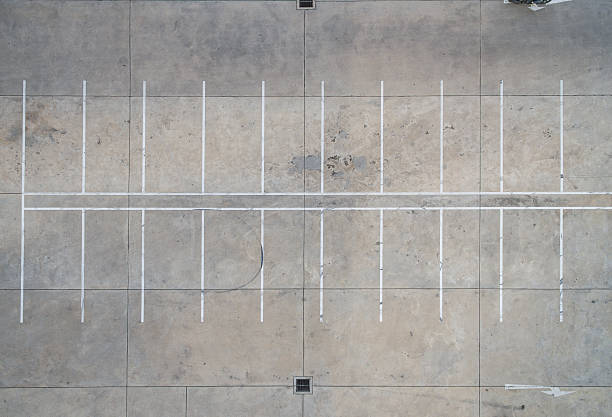
#> input picture images/lot_empty.jpg, 612 x 417 px
$ jupyter execute lotscan.ipynb
#> lines starting #> are read from the running program, lines starting #| are printed output that depends on the picture; after the words box and inside, x2 and y2 are one past the last pixel; in counts of white or black regions, pixels touching at a corner belong together
[cell 1]
import numpy as np # scientific computing
import matplotlib.pyplot as plt # plotting
import matplotlib.image as mpimg # reading images
from skimage.color import rgb2gray # converting rgb images to grayscale
import cv2
import math


save = False

### Part 1: Detecting/Tracking the position of parking space(s)

**Step 1**: Gray-Scale

**Step 2**: Apply Gaussian Blur to the image to reduce noise.

**Step 3**: Canny

**Step 4**: Hough Lines

[cell 2]
img1 = mpimg.imread('images/lot_empty.jpg')
#> img1 is the input picture: shape (417, 612, 3); mean R, G, B 162, 159.8, 157.1
img1_sliced = img1[:,:,:3]
img1 = img1.astype(np.uint8)
img1_gray = cv2.cvtColor(img1_sliced, cv2.COLOR_BGR2GRAY)
img1_blur = cv2.GaussianBlur(img1_gray, (5, 5), 1.505)
img1_canny = cv2.Canny(img1_blur, 50, 150)
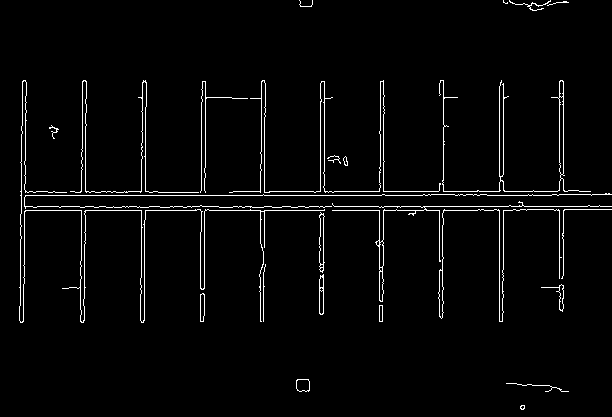
#> img1_canny: shape (417, 612); 2.8% white in thin lines or dots


""" plt.figure(figsize=(8, 8))
plt.axis('off')
plt.title('Gaussian Blur')
plt.imshow(img1_blur, cmap='gray')
if save:
    plt.savefig('original1.png')
plt.show()

plt.figure(figsize=(8, 8))
plt.axis('off')
plt.title('Canny')
plt.imshow(img1_canny, cmap='gray')
if save:
    plt.savefig('original1.png')
plt.show()
 """

# Attempt to remove double lines with kernel and dilation and eroding
kernel = np.ones((4,4),np.uint8)
img1_canny = cv2.dilate(img1_canny, kernel, iterations=2)
#> img1_canny: shape (417, 612); 15.7% white; 7 white regions, largest, box (x1, y1, x2, y2) and area: (17, 78, 612, 327) 37742, (501, 0, 573, 15) 701, (504, 381, 573, 396) 604
img1_canny = cv2.erode(img1_canny, kernel, iterations=3)
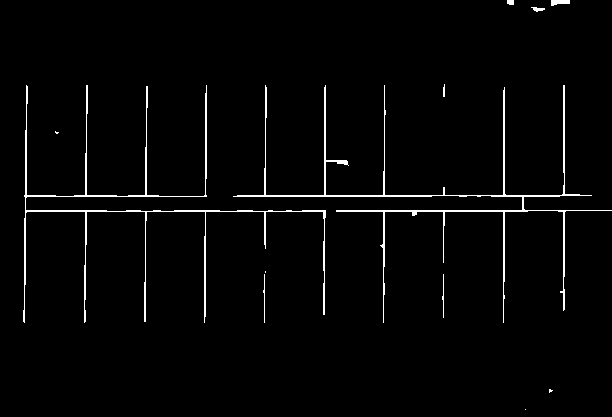
#> img1_canny: shape (417, 612); 2.2% white in thin lines or dots


lines = cv2.HoughLinesP(image=img1_canny, rho=1, theta=np.pi/180, threshold=75, minLineLength=15, maxLineGap=90)
#> lines = 24 rows, first 6: [25, 211, 565, 211], [24, 195, 591, 195], [25, 210, 611, 210], [24, 196, 559, 196], [503, 322, 503, 90], [324, 314, 324, 87]
line_image = np.copy(img1)
# @@@@@@@@@@@@ DRAWING LINES AFTER MODIFYING COORDINATES
heightsTop = []
heightsBot = []


count = 0
prevLine = lines[0]
#> prevLine = [[25, 211, 565, 211]]
threshold = 30
for line in lines:
    for x1, y1, x2, y2 in line:
        # [5 lines of commented-out code are left out]
        if (x1 == x2 and prevLine[0][0] == prevLine[0][2]):
          # is vertical and prevLine is vertical
          #print("line is vertical")
          heightsBot.append(y1)
          heightsTop.append(y2)
          # cv2.line(line_image, (x1, y1), (prevLine[0][0], prevLine[0][1]), (255, 0 , 0), 2)
          # cv2.line(line_image, (x2, y2), (prevLine[0][0], prevLine[0][3]), (255, 0 , 0), 2)
    prevLine = line
#> this loop made 24 passes
#> prevLine on passes 1 to 12: [[25, 211, 565, 211]], [[24, 195, 591, 195]], [[25, 210, 611, 210]], [[24, 196, 559, 196]], [[503, 322, 503, 90]], [[324, 314, 324, 87]], [[563, 310, 563, 0]], [[84, 301, 87, 85]], [[205, 316, 205, 93]], [[564, 309, 564, 0]], [[384, 294, 384, 85]], [[504, 298, 504, 87]]
#> after the loop, heightsBot = [314, 310, 309, 294, 298, 321, 220, 317, 322, 217, 178, 322]; heightsTop = [87, 0, 0, 85, 87, 147, 86, 87, 168, 85, 85, 236]
    # [5 lines of commented-out code are left out]
median = int(np.median(heightsTop))
#> median = 86
median2 = int(np.median(heightsBot))
#> median2 = 309
#list for all line coordinates
line_list = []

#top and bottom lines
cv2.line(line_image, (0, median), (600, median), (255, 0 , 0), 2)
cv2.line(line_image, (0, median2), (600, median2), (255, 0 , 0), 2)

#append top and bottom to list
line_list.append([0, median, 600, median])
line_list.append([0, median2, 600, median2])


for i in range(len(lines)):
    # print('t')
    for x1, y1, x2, y2 in lines[i]:
        #print('before:',lines[i])
        if (abs(lines[i][0][0] - lines[i][0][2]) < 4):
          # line[0][1] = median2
          lines[i][0][1] = median2
          lines[i][0][3] = median
          #print('     after:',line)
        #append the rest of the lines
        line_list.append([x1, lines[i][0][1], x2, lines[i][0][3]])
        cv2.line(line_image, (x1, lines[i][0][1]), (x2, lines[i][0][3]), (255, 0 , 0), 2)
#> this loop made 24 passes
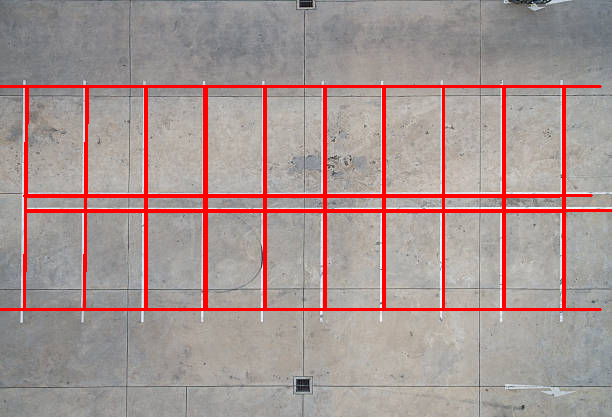
#> line_image: shape (417, 612, 3); mean R, G, B 167.4, 148.9, 146.3
#> after the loop, line_list = 26 items, first 6: [0, 86, 600, 86], [0, 309, 600, 309], [25, 211, 565, 211], [24, 195, 591, 195], [25, 210, 611, 210], [24, 196, 559, 196]; lines = 24 rows, first 6: [25, 211, 565, 211], [24, 195, 591, 195], [25, 210, 611, 210], [24, 196, 559, 196], [503, 309, 503, 86], [324, 309, 324, 86]

print(line_list)
#> (printed output is left out)
#print(lines)
for i in range(len(line_list)):
    cv2.line(line_image, (line_list[i][0], line_list[i][1]), (line_list[i][2], line_list[i][3]), (255, 0 , 0), 2)
#> this loop made 26 passes

#Transparent image kinda with lines
lines_edges = cv2.addWeighted(img1, 0.8, line_image, 1, 0)
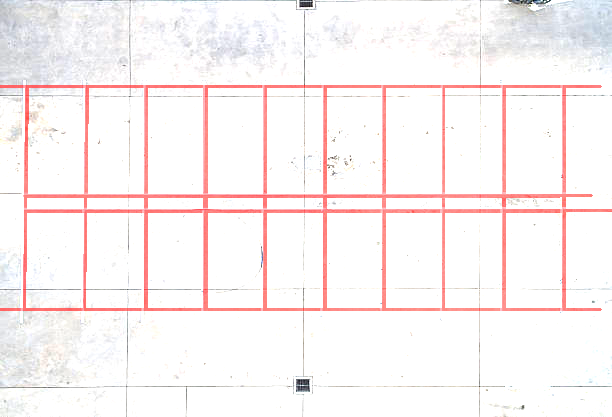
#> lines_edges: shape (417, 612, 3); mean R, G, B 251, 243.4, 243.6

#print(lines)

plt.figure(figsize=(8, 8))
plt.axis('off')
plt.title('Hough Lines')
plt.imshow(lines_edges, cmap='gray')
if save:
    plt.savefig('original1.png')
plt.show()

**Step 5:** Processing perpendicular lines

[cell 3]
perpendicular_lines = []

#calculate angle between two lines (for perpendicularity)
def calculate_angle(line1, line2):
    #establishing vectors
    AB = (line1[2] - line1[0], line1[3] - line1[1])
    CD = (line2[2] - line2[0], line2[3] - line2[1])

    #dot product
    dot_product = AB[0] * CD[0] + AB[1] * CD[1]

    #magnitude of vectors
    magnitude_AB = np.sqrt(AB[0] ** 2 + AB[1] ** 2)
    magnitude_CD = np.sqrt(CD[0] ** 2 + CD[1] ** 2)

    #avoiding division by zero
    if magnitude_AB != 0 and magnitude_CD != 0:
        #cosine of the angle
        cos_angle = dot_product / (magnitude_AB * magnitude_CD)

        #converting angle to degrees
        angle_radians = np.arccos(cos_angle)
        angle_degrees = np.degrees(angle_radians)

        return angle_degrees
    return None


#finds which lines are perpendicular with each other
def find_perpendicular(lines):
    for i in range(len(lines)):
        for j in range(len(lines)):
            if (i != j):
                angle = calculate_angle(lines[i], lines[j])
                if (85 <= angle <= 95):
                    perpendicular_lines.append((lines[i], lines[j]))
#> this loop made 26 passes

find_perpendicular(line_list)
print(perpendicular_lines)
#> (printed output is left out)

#draw perpendicular lines on image
for i in range(len(perpendicular_lines)):
    x1, y1, x2, y2 = perpendicular_lines[i][0]
    x3, y3, x4, y4 = perpendicular_lines[i][1]
    cv2.line(line_image, (x1, y1), (x2, y2), (0, 255, 0), 2)
    cv2.line(line_image, (x3, y3), (x4, y4), (0, 255, 0), 2)
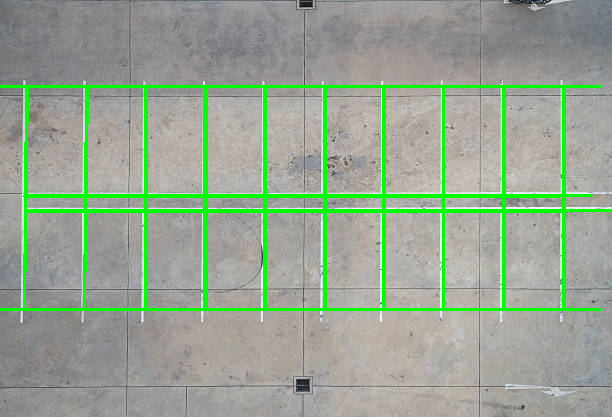
#> line_image: shape (417, 612, 3); 6.44% of pixels changed, all inside (x1, y1, x2, y2) = (0, 85, 612, 311)

plt.figure(figsize=(8, 8))
plt.axis('off')
plt.title('Perpendicular Lines')
plt.imshow(line_image, cmap='gray')
if save:
    plt.savefig('original1.png')
plt.show()

**Step 6:** Finding intersection points of perpendicular lines

[cell 4]
parking_spaces = {}

#find intersection of perpendicular lines
def find_intersections(perpendicular_lines):
    intersection_points = []
    #need to find every coordinate of the intersection on perpendicular lines and append it to a list of these coordinates
    for i in range(len(perpendicular_lines)):
        x1, y1, x2, y2 = perpendicular_lines[i][0] #line1
        x3, y3, x4, y4 = perpendicular_lines[i][1] #line2
        #check if line1 is vertical
        if x1 == x2:
            #if line2 is horizontal
            if y3 == y4:
                intersection_points.append((x1, y3))
            else:
                #calculate slope if line2 is not horizontal
                m2 = (y4 - y3) / (x4 - x3)
                b2 = y3 - m2 * x3
                y = m2 * x1 + b2
                intersection_points.append((x1, math.trunc(y)))
        #check if line1 is horizontal
        elif y1 == y2:
            #if line2 is vertical
            if x3 == x4:
                intersection_points.append((x3, y1))
            else:
                #calculate slope if line2 is not vertical
                m2 = (y4 - y3) / (x4 - x3)
                b2 = y3 - m2 * x3
                x = (y1 - b2) / m2
                intersection_points.append((math.trunc(x), y1))
    return intersection_points

intersection_points = find_intersections(perpendicular_lines)
print(intersection_points)
print(len(intersection_points))

#draw intersection points on image
for i in range(len(intersection_points)):
    cv2.circle(line_image, (int(intersection_points[i][0]), int(intersection_points[i][1])), 5, (0, 0, 255), -1)
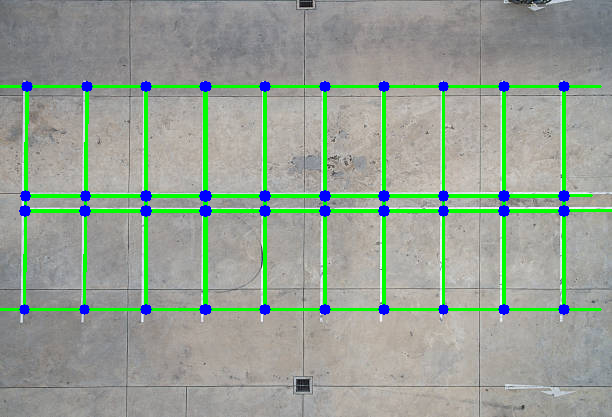
#> line_image: shape (417, 612, 3); 1.52% of pixels changed, all inside (x1, y1, x2, y2) = (19, 81, 570, 315)

plt.figure(figsize=(8, 8))
plt.axis('off')
plt.title('Intersection Points')
plt.imshow(line_image, cmap='gray')
if save:
    plt.savefig('original1.png')

plt.show()

**Step 6.5:** K-means clustering of intersection points

[cell 5]
#Convert intersection points to numpy array for opencv kmeans
intersection_points = np.array(intersection_points, dtype=np.float32)
#criteria for kmeans
criteria = (cv2.TERM_CRITERIA_EPS + cv2.TERM_CRITERIA_MAX_ITER, 100, 0.2)
#kmeans clustering with 40 clusters
_, labels, centers = cv2.kmeans(intersection_points, 40, None, criteria, 10,  cv2.KMEANS_PP_CENTERS)

#convert centers to int32 for circles
centers = np.int32(centers)

for center in centers:
    cv2.circle(img1, tuple(center), 5, (255, 0, 0), -1)
#> this loop made 40 passes
#> center on passes 1 to 12: [145, 195], [563, 195], [383, 210], [264, 195], [205, 309], [324, 86], [205, 86], [383, 309], [24, 210], [443, 86], [503, 309], [205, 195]
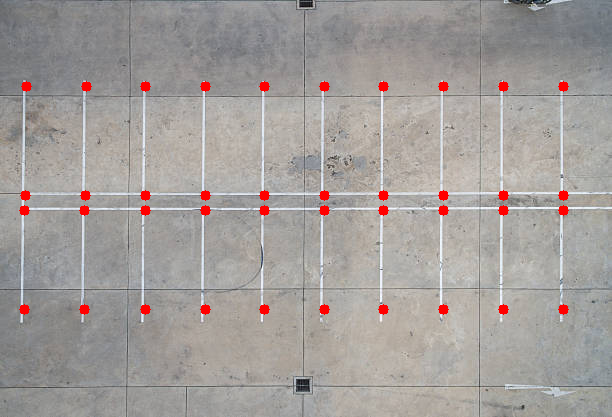
#> img1: shape (417, 612, 3); 1.27% of pixels changed, all inside (x1, y1, x2, y2) = (19, 81, 569, 315)

plt.figure(figsize=(8, 8))
plt.axis('on')
plt.title('Intersection Points')
plt.imshow(img1, cmap='gray')
if save:
    plt.savefig('original1.png')
plt.show()

**Step 7:** Assign Parking Space Identities with clustered list

[cell 6]
#sort y first then x
sortIndex = np.lexsort((centers[:, 0], centers[:, 1]))
sCenter = centers[sortIndex]

lots = []

#find parking lots
for i in range(0, len(sCenter), 20):
    for j in range(i, i + 9):

      #print(sCenter[j],sCenter[j+1],sCenter[j+10],sCenter[j+11])
      lots.append([sCenter[j],sCenter[j+1],sCenter[j+10],sCenter[j+11]])

      c1 = (int(sCenter[j][0]), int(sCenter[j][1]))
      c2 = (int(sCenter[j+1][0]), int(sCenter[j+1][1]))
      c3 = (int(sCenter[j+10][0]), int(sCenter[j+10][1]))
      c4 = (int(sCenter[j+11][0]), int(sCenter[j+11][1]))

      cv2.line(line_image,c1,c2,(255,102,102),2)
      cv2.line(line_image,c1,c3,(255,102,102),2)
      cv2.line(line_image,c3,c4,(255,102,102),2)
      cv2.line(line_image,c2,c4,(255,102,102),2)
#> this loop made 2 passes
#> i on pass 2: 20
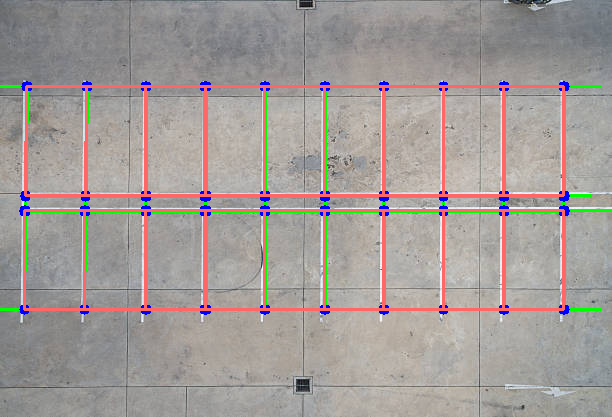
#> line_image: shape (417, 612, 3); 4.92% of pixels changed, all inside (x1, y1, x2, y2) = (23, 85, 565, 311)

#draw the graph
plt.figure(figsize=(8, 8))
plt.axis('off')
plt.title('Intersection Points')
plt.imshow(line_image, cmap='gray')
if save:
    plt.savefig('original1.png')

plt.show()

finalLots = np.array(lots)

#Parking Space Class - Paul code from here on
class ParkingSpace:
    def __init__(self, space, pt1, pt2, pt3, pt4, empty_avg):
        self.space = space
        self.pt1 = pt1
        self.pt2 = pt2
        self.pt3 = pt3
        self.pt4 = pt4
        self.empty_avg = empty_avg
    def __str__(self):
        return f'Parking Space: {self.space}, Point 1: {self.pt1}, Point 2: {self.pt2}, Point 3: {self.pt3}, Point 4: {self.pt4}, Empty Average: {self.empty_avg}'

#Parking Spaces
counter = 0
spaces_dict = {}
for parking_spaces in finalLots:
    counter += 1
    pt1 = parking_spaces[0]
    pt2 = parking_spaces[1]
    pt3 = parking_spaces[2]
    pt4 = parking_spaces[3]
    empty_avg = 0
    parking_space = ParkingSpace(counter, pt1, pt2, pt3, pt4, empty_avg)
    spaces_dict[counter] = parking_space
#> this loop made 18 passes
#> parking_spaces on passes 1 to 12: [[26, 86], [86, 86], [25, 195], [85, 195]], [[86, 86], [145, 86], [85, 195], [145, 195]], [[145, 86], [205, 86], [145, 195], [205, 195]], [[205, 86], [264, 86], [205, 195], [264, 195]], [[264, 86], [324, 86], [264, 195], [324, 195]], [[324, 86], [383, 86], [324, 195], [383, 195]], [[383, 86], [443, 86], [383, 195], [443, 195]], [[443, 86], [503, 86], [443, 195], [503, 195]], [[503, 86], [563, 86], [503, 195], [563, 195]], [[24, 210], [84, 210], [24, 309], [84, 309]], [[84, 210], [145, 210], [84, 309], [145, 309]], [[145, 210], [205, 210], [145, 309], [205, 309]]

#print(spaces_dict[1])

empty_lot = mpimg.imread('images/lot_empty.jpg')
empty_lot = empty_lot[:,:,:3]
empty_lot = cv2.cvtColor(empty_lot, cv2.COLOR_BGR2GRAY)

#Find the average of the empty parking spaces
for i in range(1, len(spaces_dict) + 1):
    pt1 = spaces_dict[i].pt1
    pt2 = spaces_dict[i].pt2
    pt3 = spaces_dict[i].pt3
    pt4 = spaces_dict[i].pt4

    #print(pt1, pt2, pt3, pt4)
    #mask image for the parking space
    mask  = np.zeros_like(empty_lot)
    #the corners order actually matters, this orientation is important to make the whole square mask
    space_corners = np.array([[pt4, pt3, pt1, pt2]], dtype=np.int32)

    #make the mask with the image and the corners
    cv2.fillPoly(mask, space_corners, 255)

    #Apply stuff to prepare for edge detection
    masked_space = cv2.bitwise_and(empty_lot, empty_lot, mask=mask)
    masked_blur = cv2.GaussianBlur(masked_space, (5, 5), 1.1)
    masked_canny = cv2.Canny(masked_blur, 50, 150)

    #find the average of the empty parking space
    empty_avg = cv2.mean(masked_canny, mask=mask)[0]
    spaces_dict[i].empty_avg = empty_avg
#> this loop made 18 passes
#> mask: shape (417, 612); 2.4% white; 1 white region, box (x1, y1, x2, y2) and area: (503, 210, 564, 310) 6100
#> masked_canny: shape (417, 612); 0.16% white in thin lines or dots, all inside (x1, y1, x2, y2) = (502, 209, 565, 311)

### Part 2: Identify if there is a car in the parking space(s)

[cell 7]
#Load parking lot with cars
parking_lot = mpimg.imread('images/lot_cars.jpg')
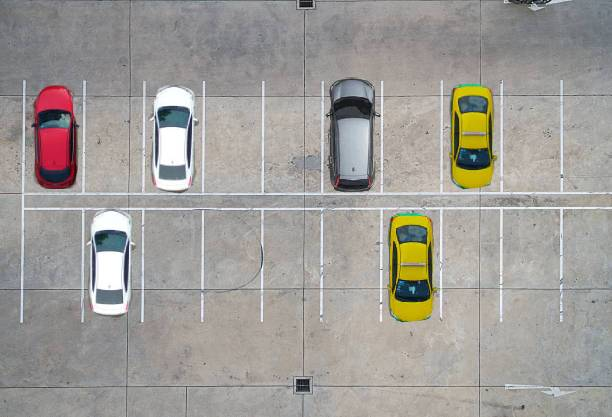
#> input picture images/lot_cars.jpg, 612 x 417 px
#> parking_lot is the input picture: shape (417, 612, 3); mean R, G, B 159.4, 156.3, 151.8
parking_lot = parking_lot.astype(np.uint8)
color_parking_lot = parking_lot
parking_lot = parking_lot[:,:,:3]
parking_lot = cv2.cvtColor(parking_lot, cv2.COLOR_BGR2GRAY)
#> parking_lot: shape (417, 612)

#Find the average of all the spaces
for i in range(1, len(spaces_dict) + 1):
    pt1 = spaces_dict[i].pt1
    pt2 = spaces_dict[i].pt2
    pt3 = spaces_dict[i].pt3
    pt4 = spaces_dict[i].pt4

    #mask image for the parking space
    mask  = np.zeros_like(parking_lot)
    #the corners order actually matters, this orientation is important to make the whole square mask
    space_corners = np.array([[pt4, pt3, pt1, pt2]], dtype=np.int32)

    #make the mask with the image and the corners
    cv2.fillPoly(mask, space_corners, 255)

    #Apply stuff to prepare for edge detection
    masked_space = cv2.bitwise_and(parking_lot, parking_lot, mask=mask)
    masked_blur = cv2.GaussianBlur(masked_space, (5, 5), 1.1)
    masked_canny = cv2.Canny(masked_blur, 50, 150)

    #find the average of the empty parking space
    new_avg = cv2.mean(masked_canny, mask=mask)[0]

    #if the average of the empty space is less than the average of the occupied space with a 2 int difference (to account for noise variability), then the space is occupied
    if abs((spaces_dict[i].empty_avg - new_avg)) > 2:
        print (f'Parking Space {i} is occupied')
        print("Empty Average: ", spaces_dict[i].empty_avg, " New Average: ", new_avg)

        #Draw a red box around the space
        cv2.line(color_parking_lot,pt4,pt3,(255,0,0),2)
        cv2.line(color_parking_lot,pt3,pt1,(255,0,0),2)
        cv2.line(color_parking_lot,pt1,pt2,(255,0,0),2)
        cv2.line(color_parking_lot,pt2,pt4,(255,0,0),2)
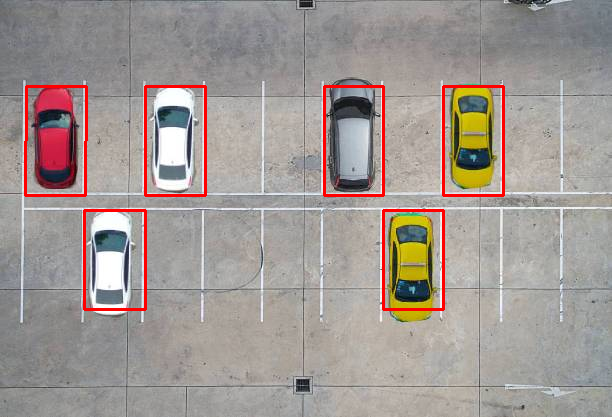
#> color_parking_lot: shape (417, 612, 3); 2.33% of pixels changed, all inside (x1, y1, x2, y2) = (24, 85, 505, 311)


plt.figure(figsize=(8, 8))
plt.axis('on')
plt.title('Detected Car(s) in Parking Space')
plt.imshow(color_parking_lot)
plt.show()
